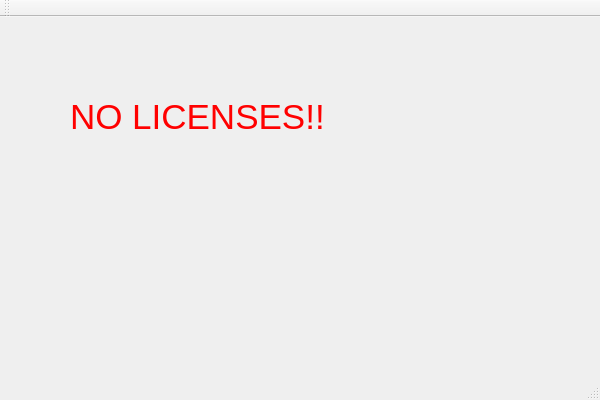
<?xml version="1.0" encoding="UTF-8"?>
<ui version="4.0">
 <class>textClass</class>
 <widget class="QMainWindow" name="textClass">
  <property name="geometry">
   <rect>
    <x>0</x>
    <y>0</y>
    <width>600</width>
    <height>400</height>
   </rect>
  </property>
  <property name="windowTitle">
   <string>text</string>
  </property>
  <widget class="QWidget" name="centralWidget">
   <widget class="QLabel" name="label">
    <property name="geometry">
     <rect>
      <x>70</x>
      <y>70</y>
      <width>261</width>
      <height>61</height>
     </rect>
    </property>
    <property name="text">
     <string>&lt;html&gt;&lt;head/&gt;&lt;body&gt;&lt;p&gt;&lt;span style=&quot; font-size:26pt; color:#ff0000;&quot;&gt;NO LICENSES!!&lt;/span&gt;&lt;/p&gt;&lt;/body&gt;&lt;/html&gt;</string>
    </property>
   </widget>
  </widget>
  <widget class="QMenuBar" name="menuBar">
   <property name="geometry">
    <rect>
     <x>0</x>
     <y>0</y>
     <width>600</width>
     <height>23</height>
    </rect>
   </property>
  </widget>
  <widget class="QToolBar" name="mainToolBar">
   <attribute name="toolBarArea">
    <enum>TopToolBarArea</enum>
   </attribute>
   <attribute name="toolBarBreak">
    <bool>false</bool>
   </attribute>
  </widget>
  <widget class="QStatusBar" name="statusBar"/>
 </widget>
 <layoutdefault spacing="6" margin="11"/>
 <resources>
  <include location="text.qrc"/>
 </resources>
 <connections/>
</ui>
